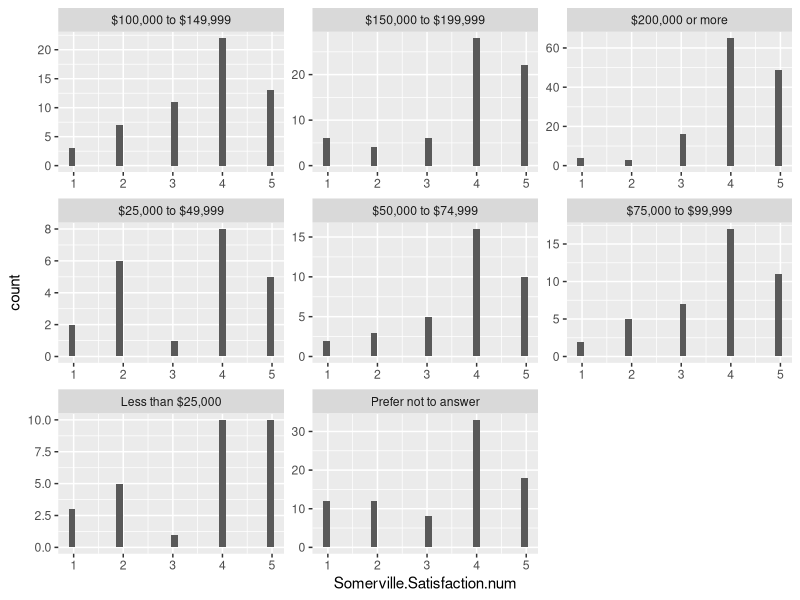
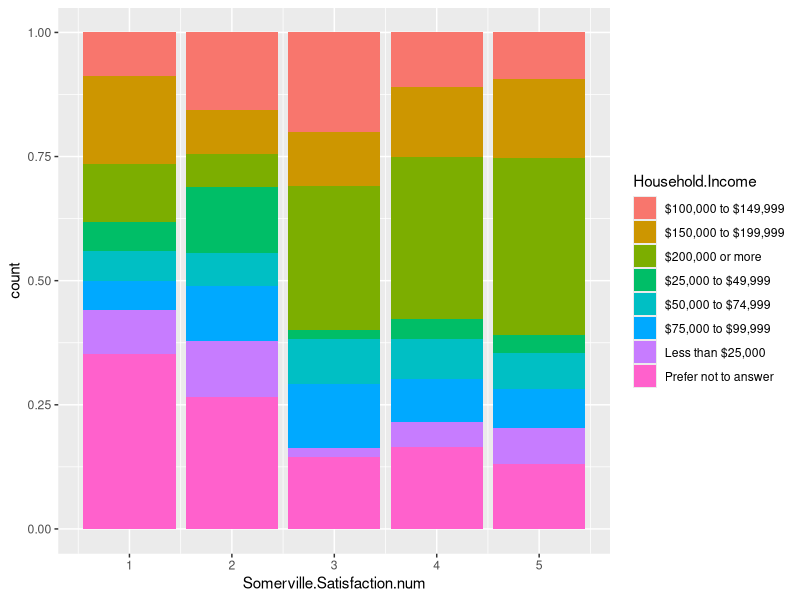
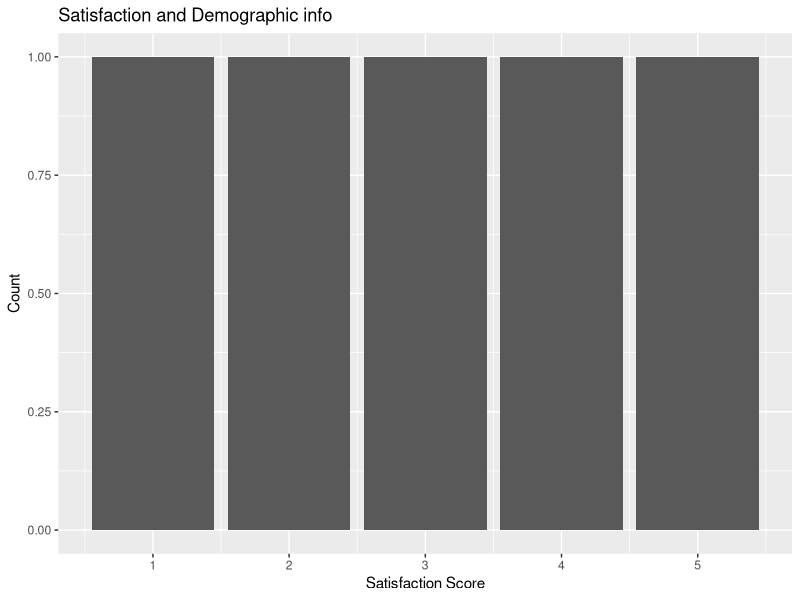
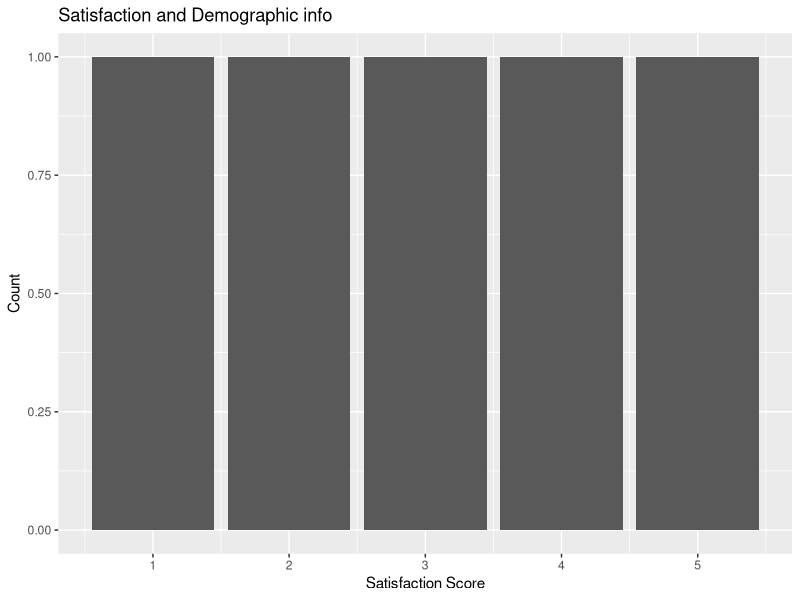
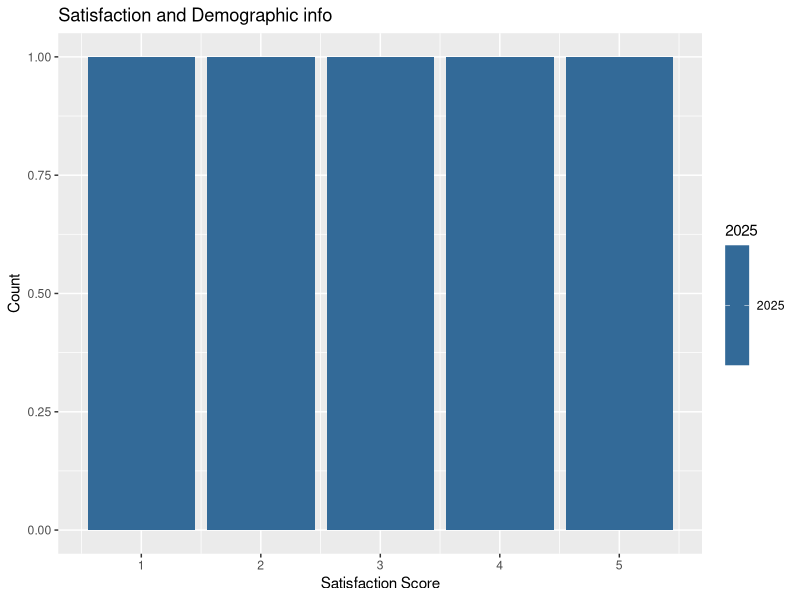
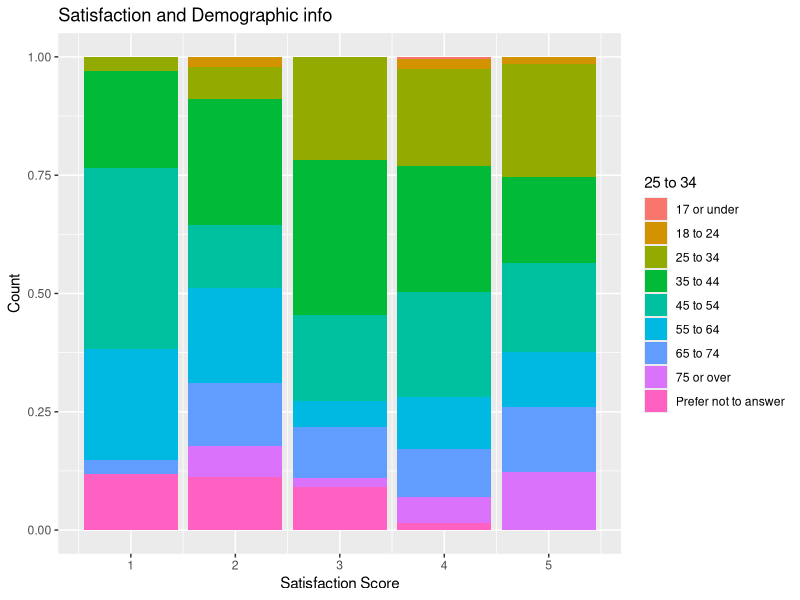
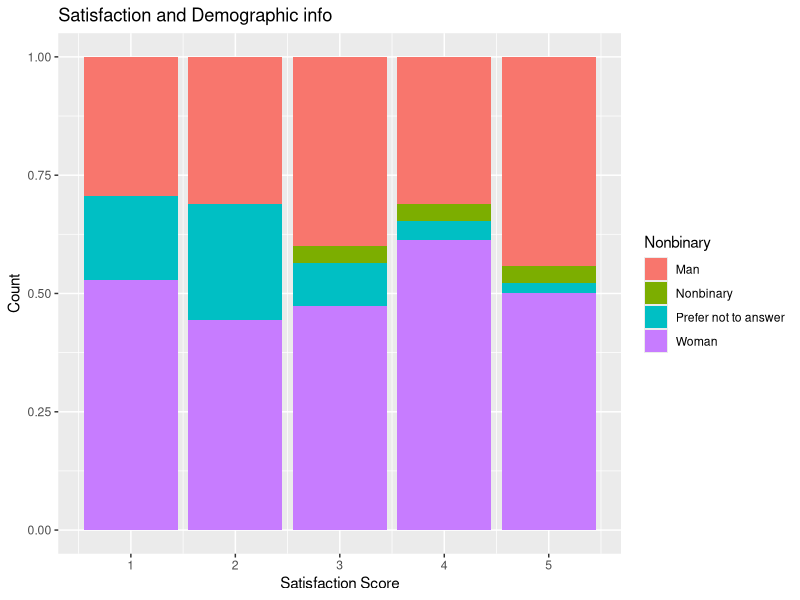
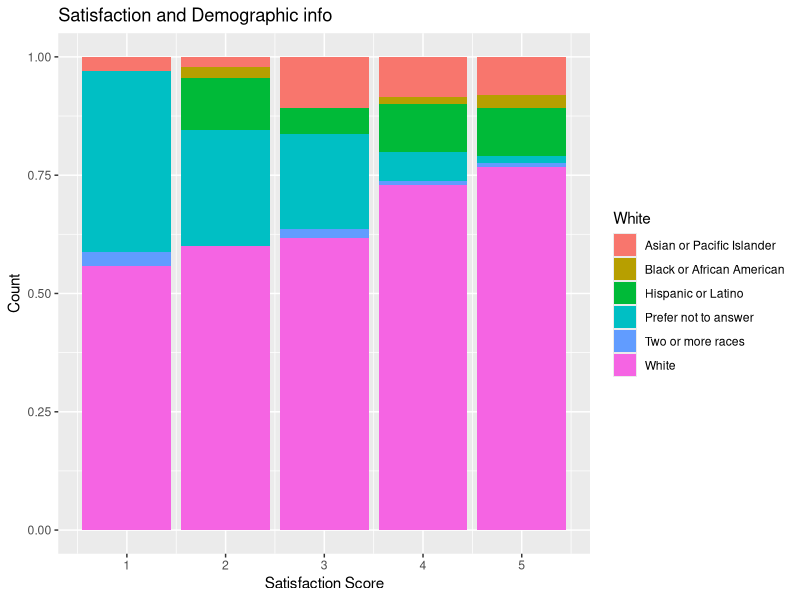

These charts were generated, in order, by the following R code:
## ---- chunk 1
library(tidyverse)
library(ggplot2)
library(knitr)
## ---- chunk 2
# the refined comes from the data tidying that was previously done, if you run the code you'll get the new csv on your computer
Somerville_data <- read.csv("refined_somerville.csv")
View(Somerville_data)
## ---- chunk 3
# I think we need to decide if we want to do happiness or satisfaction because in the data cleaning, we took out happiness and only left in satisfaction. 
Somerville_data |>
  ggplot(aes(x = Somerville.Satisfaction.num)) + facet_wrap(vars(Household.Income), scales = "free") + geom_histogram()
## ---- chunk 4
Somerville_data |> filter(Year == 2025) |>
  ggplot(aes(x = Somerville.Satisfaction.num, fill = Household.Income)) + geom_bar(position = "fill")
## ---- chunk 5
barFunction <- function(var){
  Somerville_data |> 
    filter(var == {{var}}) |> 
    ggplot(aes(x = Somerville.Satisfaction.num, fill = {var})) + geom_bar(position = "fill") + labs(title = "Satisfaction and Demographic info", x = "Satisfaction Score", y = "Count", fill = var)
  
}

map(Somerville_data, barFunction)
## ---- chunk 6
# we also don't have some of these variables
Somerville_data |> 
  select(ID, Gender, Age, Race.Ethnicity) |>
  kable()
## ---- chunk 7
#seeing total number of participants
Somerville_data |>
  summarize(count = n()) |>
  kable()
## ---- chunk 8
#just seeing number of people in each race because it will def affect analyses
Somerville_data |>
  group_by(Race.Ethnicity) |>
  summarize(raceCount = n()) |>
  kable()
## ---- chunk 9
# attempting to write a function- this is just normal code
Somerville_data |>
  group_by(Race.Ethnicity) |>
  summarize(medianEduSat = median(Education.Quality.Satisfaction.num), 
            medianHap = median (Happiness.num))
## ---- chunk 10
#this one is weird bc the is.numeric is returning all of the numeric, even year, so I will try again, but idk if it will be right 
findingMedian <- function(data){
  data |>
  group_by(Race.Ethnicity) |>
  summarize(across(where(is.numeric), median))
}
## ---- chunk 11
findingMedian(Somerville_data) |>
  kable()
## ---- chunk 12
#function pt 2
findingMedian2 <- function(data){
 data |>
  group_by(Race.Ethnicity) |>
  summarize(across(c(Education.Quality.Satisfaction.num, Housing.Condition.Satisfaction.num, Feel.Part.Community.num, Somerville.Satisfaction.num, Happiness.num), median))
}
## ---- chunk 13
findingMedian2(Somerville_data)
## ---- chunk 14
s_data <- Somerville_data |>
  select(Education.Quality.Satisfaction.num, Housing.Condition.Satisfaction.num, Feel.Part.Community.num, Somerville.Satisfaction.num, Happiness.num)
## ---- chunk 15
#idk if this is right
histogramFunction <- function(col, label, data){
  data |> 
  ggplot(aes(x = {{col}})) + 
  geom_histogram() +
  labs(x = label)
}
## ---- chunk 16
map2(s_data, colnames(s_data), histogramFunction, Somerville_data)
